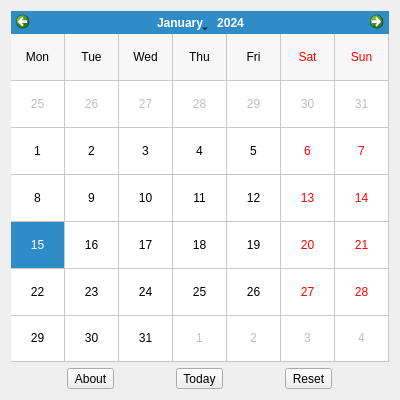
<?xml version="1.0" encoding="UTF-8"?>
<ui version="4.0">
 <class>Form</class>
 <widget class="QWidget" name="Form">
  <property name="geometry">
   <rect>
    <x>0</x>
    <y>0</y>
    <width>400</width>
    <height>400</height>
   </rect>
  </property>
  <property name="windowTitle">
   <string>Form</string>
  </property>
  <layout class="QVBoxLayout" name="verticalLayout">
   <item>
    <widget class="CustomCalendar" name="calendarWidget">
     <property name="gridVisible">
      <bool>true</bool>
     </property>
     <property name="selectionMode">
      <enum>QCalendarWidget::SingleSelection</enum>
     </property>
     <property name="verticalHeaderFormat">
      <enum>QCalendarWidget::NoVerticalHeader</enum>
     </property>
     <property name="dateEditEnabled">
      <bool>false</bool>
     </property>
    </widget>
   </item>
   <item>
    <layout class="QHBoxLayout" name="horizontalLayout">
     <item>
      <widget class="QToolButton" name="tb_about">
       <property name="styleSheet">
        <string notr="true"/>
       </property>
       <property name="text">
        <string>About</string>
       </property>
      </widget>
     </item>
     <item>
      <widget class="QToolButton" name="tb_today">
       <property name="styleSheet">
        <string notr="true"/>
       </property>
       <property name="text">
        <string>Today</string>
       </property>
      </widget>
     </item>
     <item>
      <widget class="QToolButton" name="tb_reset">
       <property name="styleSheet">
        <string notr="true"/>
       </property>
       <property name="text">
        <string>Reset</string>
       </property>
      </widget>
     </item>
    </layout>
   </item>
  </layout>
 </widget>
 <customwidgets>
  <customwidget>
   <class>CustomCalendar</class>
   <extends>QCalendarWidget</extends>
   <header>cvworks_gui.ui.customcalendar</header>
  </customwidget>
 </customwidgets>
 <resources/>
 <connections/>
</ui>
